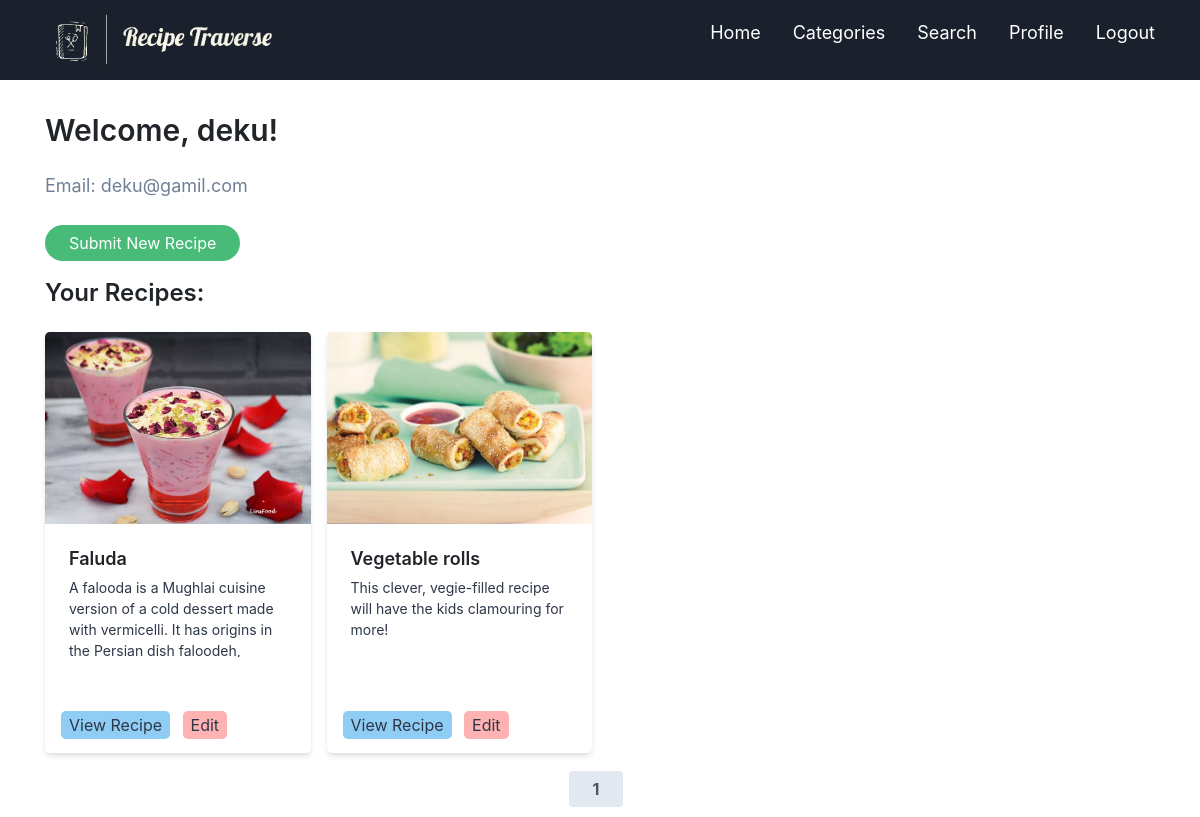
Screenshot of /accounts/profile/ (signed in) with the database file from the repository.
### accounts/models.py (models this page shows, shortened)
class Profile(models.Model):
    user = models.OneToOneField(User, on_delete=models.CASCADE)

### recipes/models.py (models this page shows, shortened)
class Recipe(models.Model):
    title = models.CharField(max_length=200)
    description = models.CharField(max_length=400)
    ingredients = models.TextField()
    instructions = models.TextField()
    image = models.ImageField(upload_to='recipe_images/')
    category = models.ForeignKey(Category, on_delete=models.CASCADE)
    author = models.ForeignKey(User, on_delete=models.CASCADE)
    created_at = models.DateTimeField(auto_now_add=True)

### accounts/views.py (the view)
# urls.py: path('profile/', views.user_profile, name='profile'),
def user_profile(request):
    profile = Profile.objects.get(user=request.user)
    user_recipes = Recipe.objects.filter(author=request.user)
    paginator = Paginator(user_recipes, 3)
    page = request.GET.get('page')
    recipes = paginator.get_page(page)
    return render(request, 'registration/profile.html', {'profile': profile, 'user_recipes': recipes})

### accounts/templates/registration/profile.html (shortened to what this page needs)
{% extends 'base.html' %}
{% block body %}
<div class="container mx-auto mt-8">
    <h1 class="text-3xl font-semibold mb-4">Welcome, {{ profile.user.username }}!</h1>
    <p class="text-lg text-gray-600 mb-4">Email: {{ profile.user.email }}</p>
    <div class="mt-8">
        <a href="{% url 'submit_recipe' %}" class="bg-green-500 text-white px-4 py-2 rounded-full hover:bg-green-600">Submit New Recipe</a>
    </div>
    <br>
    <h2 class="text-2xl font-semibold mb-4">Your Recipes:</h2>
    <div class="grid grid-cols-1 sm:grid-cols-2 md:grid-cols-3 lg:grid-cols-4 gap-4">
        {% for recipe in user_recipes %}
            <div class="bg-white rounded-lg overflow-hidden shadow-md">
                <img src="{{ recipe.image.url }}" alt="{{ recipe.title }}" class="w-full h-48 object-cover">
                <div class="p-4">
                    <h3 class="text-lg font-semibold mb-2">{{ recipe.title }}</h3>
                    <p class="h-20 overflow-hidden text-gray-800 text-sm">{{ recipe.description }}</p>
                </div>
                <div class="bg-gray-50 p-3">
                    <a href="{% url 'recipe_detail' recipe.id %}" class="text-gray-800 hover:text-gray-900 px-2 py-1 rounded-lg bg-blue-300 hover:bg-blue-400 transition duration-300">View Recipe</a>
                    <a href="{% url 'recipe_edit' recipe.id %}" class="ml-2 text-gray-800 hover:text-gray-900 px-2 py-1 rounded-lg bg-red-300 hover:bg-red-400 transition duration-300">Edit</a>
                </div>
            </div>
        {% endfor %}
    </div>
</div>
<div class="mt-4">
    <ul class="flex justify-center">
        <li class="mr-2">
            <span class="bg-gray-300 text-gray-700 font-bold py-2 px-4 rounded">{{ user_recipes.number }}</span>
        </li>
    </ul>
</div>
{% endblock %}

### rows the page displays
Profile: user.username "deku", user.email "deku@gamil.com"
Recipe: image (picture), title "Faluda", description "A falooda is a Mughlai cuisine version of a cold dessert made with vermicelli. It has origins in the Persian dish faloodeh,…"
Recipe: image (picture), title "Vegetable rolls", description "This clever, vegie-filled recipe will have the kids clamouring for more!"

### other values shown
{{ user_recipes.number }} "1"
